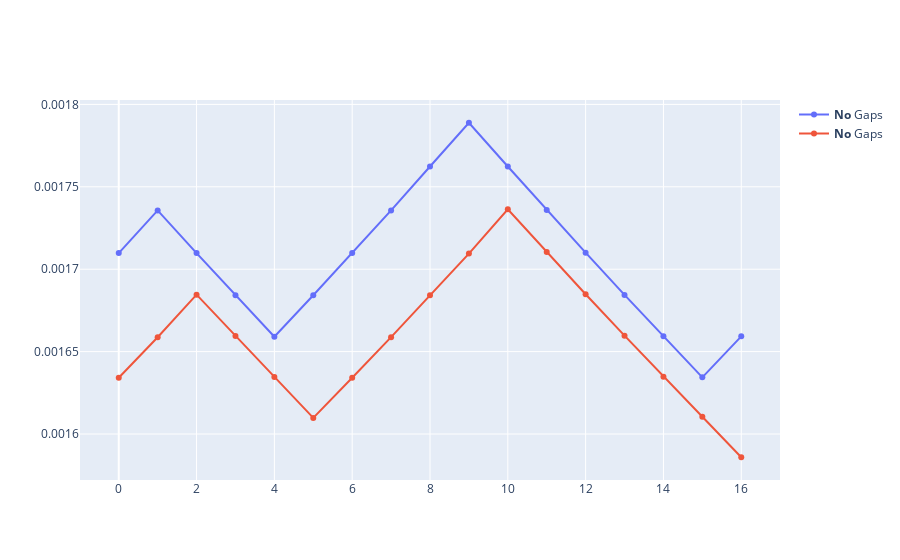

The notebook cell saved with this chart:
### Code cell
import plotly.express as px
fig = go.Figure()


fig.add_trace(go.Scatter(
    y=ts_data['exit_price'],
    name = '<b>No</b> Gaps', # Style name/legend entry with html tags
    connectgaps=True # override default to connect the gaps
))

fig.add_trace(go.Scatter(
    y=ts_data['entry_price'],
    name = '<b>No</b> Gaps', # Style name/legend entry with html tags
    connectgaps=True # override default to connect the gaps
))
fig.show()

### Figure 1 — Plotly figure (JSON) as saved in the notebook; plotly's stock layout.template omitted (floating-point values rounded to 4 significant figures)
{"data": [{"connectgaps": true, "name": "<b>No</b> Gaps", "type": "scatter", "y": [0.00171, 0.001736, 0.00171, 0.001684, 0.001659, 0.001684, 0.00171, 0.001736, 0.001762, 0.001789, 0.001762, 0.001736, 0.00171, 0.001684, 0.001659, 0.001634, 0.001659]}, {"connectgaps": true, "name": "<b>No</b> Gaps", "type": "scatter", "y": [0.001634, 0.001659, 0.001685, 0.001659, 0.001635, 0.00161, 0.001634, 0.001659, 0.001684, 0.001709, 0.001736, 0.00171, 0.001685, 0.00166, 0.001635, 0.00161, 0.001586]}], "layout": {}}
